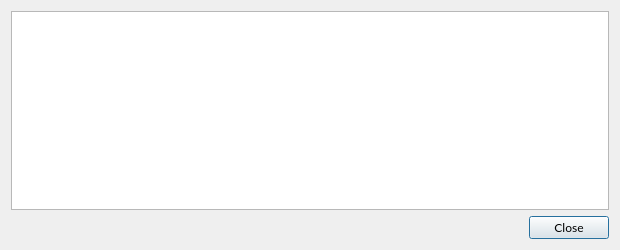
<?xml version="1.0" encoding="UTF-8"?>
<ui version="4.0">
 <class>TransactionDescDialog</class>
 <widget class="QDialog" name="TransactionDescDialog">
  <property name="geometry">
   <rect>
    <x>0</x>
    <y>0</y>
    <width>620</width>
    <height>250</height>
   </rect>
  </property>
  <property name="font">
   <font>
    <family>Lato</family>
   </font>
  </property>
  <property name="windowTitle">
   <string>Transaction details</string>
  </property>
  <property name="styleSheet">
   <string notr="true">background-image: url(:/bg/res/icons/bg-splash.png);</string>
  </property>
  <layout class="QVBoxLayout" name="verticalLayout">
   <item>
    <widget class="QTextEdit" name="detailText">
     <property name="toolTip">
      <string>This pane shows a detailed description of the transaction</string>
     </property>
     <property name="readOnly">
      <bool>true</bool>
     </property>
    </widget>
   </item>
   <item>
    <widget class="QDialogButtonBox" name="buttonBox">
     <property name="orientation">
      <enum>Qt::Horizontal</enum>
     </property>
     <property name="standardButtons">
      <set>QDialogButtonBox::Close</set>
     </property>
    </widget>
   </item>
  </layout>
 </widget>
 <resources>
  <include location="../bitcoin.qrc"/>
 </resources>
 <connections>
  <connection>
   <sender>buttonBox</sender>
   <signal>accepted()</signal>
   <receiver>TransactionDescDialog</receiver>
   <slot>accept()</slot>
   <hints>
    <hint type="sourcelabel">
     <x>248</x>
     <y>254</y>
    </hint>
    <hint type="destinationlabel">
     <x>157</x>
     <y>274</y>
    </hint>
   </hints>
  </connection>
  <connection>
   <sender>buttonBox</sender>
   <signal>rejected()</signal>
   <receiver>TransactionDescDialog</receiver>
   <slot>reject()</slot>
   <hints>
    <hint type="sourcelabel">
     <x>316</x>
     <y>260</y>
    </hint>
    <hint type="destinationlabel">
     <x>286</x>
     <y>274</y>
    </hint>
   </hints>
  </connection>
 </connections>
</ui>
